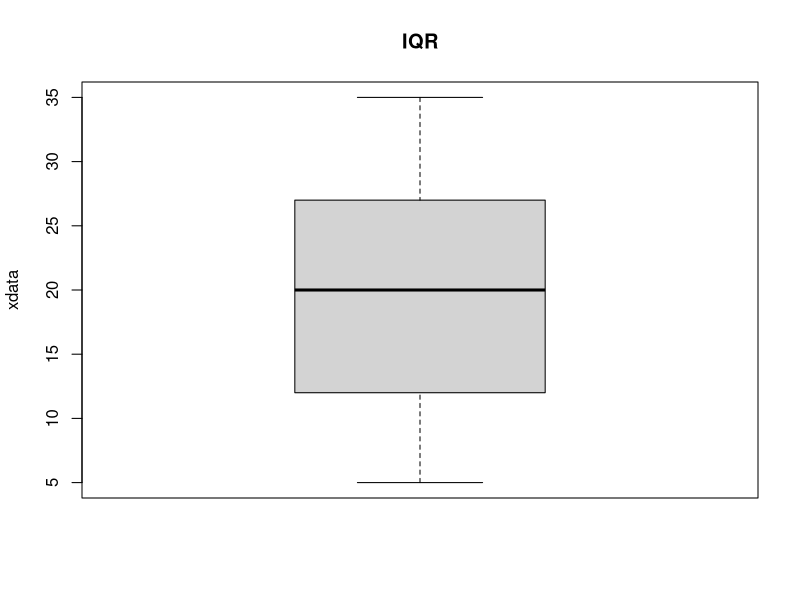

The R source for this figure:
xdata = c(5,10,12,15,20,25,27,30,35)
quantile(xdata,0)
quantile(xdata,0.25)
quantile(xdata,0.5)
quantile(xdata,0.75)
quantile(xdata,1)

#All quantiles
quantile(xdata,probs = c(0,0.25,0.5,0.75,1))

summary(xdata)

boxplot(xdata,main="IQR",ylab="xdata")


# IQR
as.numeric(quantile(xdata,0.75)-quantile(xdata,0.25))

IQR(xdata)
